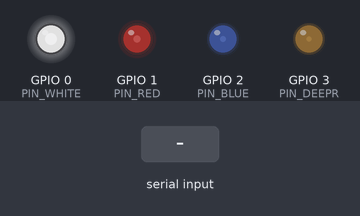
Bench run of a sketch on a simulated ESP32-C3. On the bench: output pins drawn as LEDs (lit = HIGH). The inputs (shaded band) are chosen by the test bench. What the sketch prints to the serial monitor is not drawn.

Above: at 2.2 s.
2.3 s: "90,45\n" received over Serial
At 2.7 s:
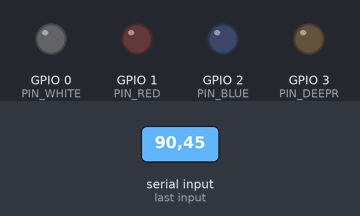
3.8 s: "30,150\n" received over Serial
At 4.1 s:
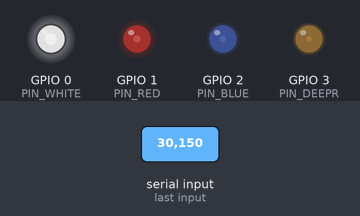
5.3 s: "200\n" received over Serial
6.8 s: "n90\n" received over Serial
Timing chart, 0 to 9.3 s (numbered marks = the images above; inputs shaded):
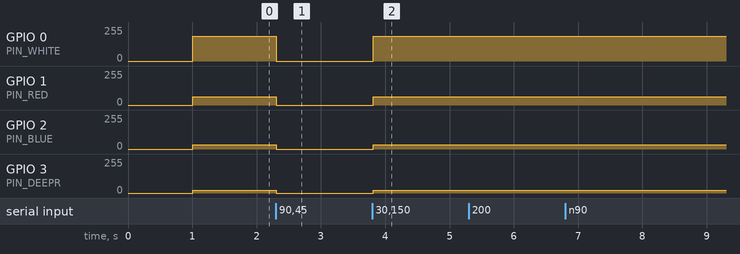

The sketch:

main.ino
```cpp
/*
 * AQUARIUM V0 — Production LED Controller
 * ===============================================
 *
 * This firmware implements the final channel mapping and PWM control
 * for the V0 prototype. It includes a default "Daylight" mode for
 * boot-up and a Serial interface for profile switching.
 *
 * Target: ESP32-C3 SuperMini
 * Framework: Arduino ESP32
 *
 * Hardware Mapping:
 *   GPIO 0 -> White Channel (4x AL8860)
 *   GPIO 1 -> Red Channel (1x AL8860)
 *   GPIO 2 -> Blue Channel (1x AL8860)
 *   GPIO 3 -> Deep Red Channel (1x AL8860)
 *
 * PWM Specs: 2 kHz, 12-bit (0-4095)
 */

#include <Arduino.h>

// Pin definitions
#define PIN_WHITE  0
#define PIN_RED    1
#define PIN_BLUE   2
#define PIN_DEEPR  3

// PWM settings
#define PWM_FREQ     2000
#define PWM_RES      12

// LEDC channel assignments
#define CH_WHITE  0
#define CH_RED    1
#define CH_BLUE   2
#define CH_DEEPR  3

struct Profile {
  const char* name;
  uint16_t white;
  uint16_t red;
  uint16_t blue;
  uint16_t deepR;
};

// Defined Profiles based on Visual Benchmarking
Profile profiles[] = {
  {"Daylight (Default)", 3000, 1000,  500,  300},
  {"White Only",         3500,    0,    0,    0},
  {"Color Boost (Red)",  3000, 2000,    0,    0},
  {"Tropical Glow",      2500, 1500, 1000,  500},
  {"Night Mode",           500,    0,  800,    0},
  {"All Off",                0,    0,    0,    0},
};

const int NUM_PROFILES = sizeof(profiles) / sizeof(profiles[0]);
int currentProfileIdx = 0;

void applyProfile(int idx) {
  if (idx < 0 || idx >= NUM_PROFILES) return;

  Profile p = profiles[idx];
  ledcWrite(CH_WHITE, p.white);
  ledcWrite(CH_RED,   p.red);
  ledcWrite(CH_BLUE,  p.blue);
  ledcWrite(CH_DEEPR, p.deepR);

  Serial.printf("Applied Profile: %s [W:%u R:%u B:%u DR:%u]\\n",
                p.name, p.white, p.red, p.blue, p.deepR);
}

void setup() {
  Serial.begin(115200);
  delay(1000);

  Serial.println("========================================");
  Serial.println("   AQUARIUM V0 LED CONTROLLER SYSTEM    ");
  Serial.println("========================================");

  // Configure PWM channels
  ledcSetup(CH_WHITE, PWM_FREQ, PWM_RES);
  ledcSetup(CH_RED,   PWM_FREQ, PWM_RES);
  ledcSetup(CH_BLUE,  PWM_FREQ, PWM_RES);
  ledcSetup(CH_DEEPR, PWM_FREQ, PWM_RES);

  ledcAttachPin(PIN_WHITE, CH_WHITE);
  ledcAttachPin(PIN_RED,   CH_RED);
  ledcAttachPin(PIN_BLUE,  CH_BLUE);
  ledcAttachPin(PIN_DEEPR, CH_DEEPR);

  // Start with the default Daylight profile
  applyProfile(0);

  Serial.println("System Ready. Commands:");
  Serial.println("  0-5 : Select Profile");
  Serial.println("  n   : Next Profile");
  Serial.println("  p   : Print current status");
  Serial.println("  o   : All Off");
  Serial.println("----------------------------------------");
}

void loop() {
  if (Serial.available()) {
    char c = Serial.read();

    if (c >= '0' && c <= '5') {
      currentProfileIdx = c - '0';
      applyProfile(currentProfileIdx);
    } else if (c == 'n') {
      currentProfileIdx = (currentProfileIdx + 1) % NUM_PROFILES;
      applyProfile(currentProfileIdx);
    } else if (c == 'p') {
      Serial.println("Current Status:");
      applyProfile(currentProfileIdx);
    } else if (c == 'o') {
      applyProfile(5); // "All Off"
      currentProfileIdx = 5;
    }
  }
}
```

Measured:
- after the input at 2.3 s, GPIO 0 (PIN_WHITE): 187/255 → 0/255 at once; GPIO 1 (PIN_RED): 62/255 → 0/255 at once; GPIO 2 (PIN_BLUE): 31/255 → 0/255 at once; GPIO 3 (PIN_DEEPR): 19/255 → 0/255 at once
- after the input at 3.8 s, GPIO 0 (PIN_WHITE): 0/255 → 187/255 at once; GPIO 1 (PIN_RED): 0/255 → 62/255 at once; GPIO 2 (PIN_BLUE): 0/255 → 31/255 at once; GPIO 3 (PIN_DEEPR): 0/255 → 19/255 at once
